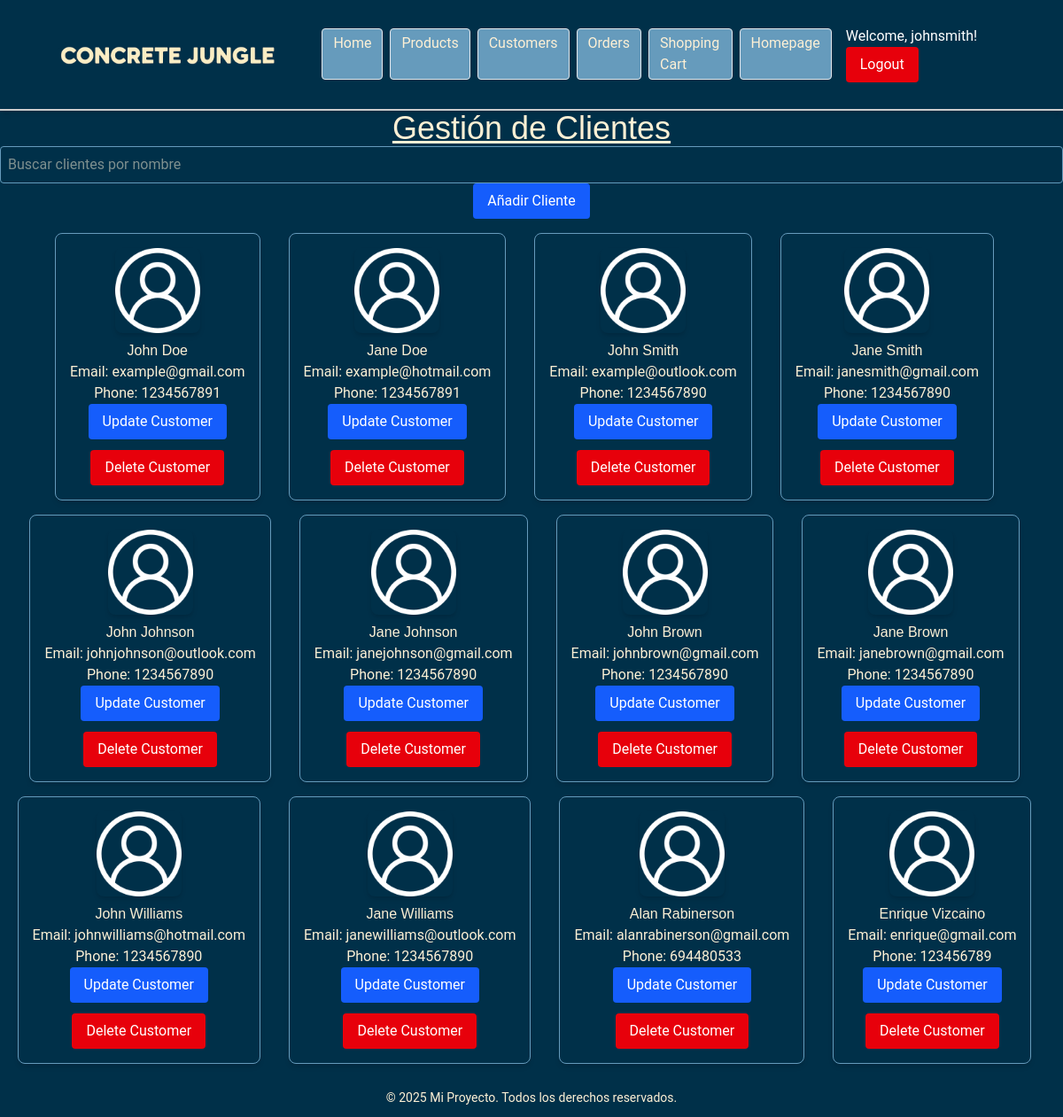
Page /backend/views/customers.php (signed in) on the committed database.
### tables this page shows
CREATE TABLE IF NOT EXISTS `024_customers` (
  `customer_id` int(11) NOT NULL AUTO_INCREMENT,
  `first_name` varchar(100) NOT NULL,
  `last_name` varchar(100) NOT NULL,
  `email` varchar(100) NOT NULL,
  `username` varchar(100) NOT NULL,
  `password` varchar(100) NOT NULL,
  `phone` varchar(100) NOT NULL,
  `birth_date` date DEFAULT NULL,
  `type` set('admin','customer') NOT NULL,
  PRIMARY KEY (`customer_id`)
);

### backend/db/customers/db_customer_list.php (the view)
<?php
    include $_SERVER['DOCUMENT_ROOT'].'/student024/shop/backend/config/db_connect.php';
    $sql = "SELECT * FROM 024_customers";
    $result = mysqli_query($conn, $sql);
    $customers = mysqli_fetch_all($result, MYSQLI_ASSOC);
    foreach($customers as $customer){
        $customer_id = $customer['customer_id'];
        echo "<div class='customer-card w-fit h-fit border border-azul-claro p-4 rounded-lg shadow-md flex flex-col items-center' id='customer-" . $customer_id . "'>";
        echo "<img src='/student024/shop/assets/imagenes/user.png' class='w-24 h-24 object-cover mb-2 rounded-lg shadow-md'>";
        echo "<h3>" . $customer['first_name'] . " " . $customer['last_name'] . "</h3>";
        echo "<p>Email: " . $customer['email'] . "</p>";
        echo "<p>Phone: " . $customer['phone'] . "</p>";
        include $_SERVER['DOCUMENT_ROOT'].'/student024/shop/backend/forms/customers/form_customer_update_call.php';
        include $_SERVER['DOCUMENT_ROOT'].'/student024/shop/backend/forms/customers/form_customer_delete.php';
        echo "</div><hr>";
    }
?>

### backend/includes/header.php (shortened to what this page needs)
<!DOCTYPE html>
<html>
    <head>
        <link rel="stylesheet" href="/student024/Shop/styles/output.css">
    </head>
    <body class="bg-azul-oscuro text-beige">
        <header class="header">
            <div class="flex items-center justify-between">
                <div class="flex items-center">
                    <img src="/student024/Shop/assets/logos/logo_sin_fondo._rectangular.png" alt="Logo" class="h-auto max-h-24 object-contain"/>
                </div>
                <nav class="flex items-center justify center">
                    <ul class="flex space-x-2 list-none p-0 m-0">
                        <li class="px-3 py-1 bg-azul-claro border border-gray-200 rounded"><a class="text-beige hover:underline" href="/student024/Shop/backend/index.php">Home</a></li>
                        <li class="px-3 py-1 bg-azul-claro border border-gray-200 rounded"><a class="text-beige hover:underline" href="/student024/Shop/backend/views/products.php">Products</a></li>
                        <li class="px-3 py-1 bg-azul-claro border border-gray-200 rounded"><a class="text-beige hover:underline" href="/student024/Shop/backend/views/customers.php">Customers</a></li>
                        <li class="px-3 py-1 bg-azul-claro border border-gray-200 rounded"><a class="text-beige hover:underline" href="/student024/Shop/backend/views/orders.php">Orders</a></li>
                        <li class="px-3 py-1 bg-azul-claro border border-gray-200 rounded"><a class="text-beige hover:underline" href="/student024/Shop/backend/views/shopping_cart.php">Shopping Cart</a></li>
                        <li class="px-3 py-1 bg-azul-claro border border-gray-200 rounded"><a class="text-beige hover:underline" href="/student024/Shop/index.html">Homepage</a></li>
                    </ul>
                    <div class="ml-4">
                        <?php if (isset($_SESSION['username'])){ ?>
                            <span class="mr-2 text-white">Welcome, <?php echo htmlspecialchars($_SESSION['username']); ?>!</span>
                            <button class="px-4 py-2 bg-red-600 text-white rounded hover:bg-red-700" onclick="window.location.href='/student024/Shop/backend/login/logout.php';">Logout</button>
                        <?php } else { ?>
                            <button class="px-4 py-2 bg-red-600 text-white rounded hover:bg-red-700" onclick="window.location.href='/student024/Shop/backend/views/login.php'">Login</button>
                        <?php } ?>
                    </div>
                </nav>
            </div>
        </header>

### backend/views/customers.php (shortened to what this page needs)
<?php include $_SERVER['DOCUMENT_ROOT'].'/student024/shop/backend/includes/header.php'; ?>
<main class="flex items-center flex-col">
    <h1 class="underline text-4xl">Gestión de Clientes</h1>
    <input class="form-control"  type="text" id="searchInput" placeholder="Buscar clientes por nombre" onkeyup="showCustomers(this.value)">
    <button class="px-4 py-2 bg-blue-600 text-white rounded hover:bg-blue-700" onclick="location.href='/student024/shop/backend/forms/customers/form_customer_insert.php'">Añadir Cliente</button>
    <div class="flex flex-wrap items-center justify-center gap-4 mt-4" id="customer-list">
        <?php include $_SERVER['DOCUMENT_ROOT'].'/student024/shop/backend/db/customers/db_customer_list.php'; ?>
    </div>
<?php include $_SERVER['DOCUMENT_ROOT'].'/student024/shop/backend/includes/footer.php'; ?>

### backend/forms/customers/form_customer_update_call.php (shortened to what this page needs)
<form action="/student024/shop/backend/forms/customers/form_customer_update.php" method="POST">
    <button type="submit" class="px-4 py-2 bg-blue-600 text-white rounded hover:bg-blue-700">Update Customer</button>
</form>

### backend/forms/customers/form_customer_delete.php (shortened to what this page needs)
<form action="/student024/shop/backend/db/customers/db_customer_delete.php" method="GET">
    <button type="submit" class="px-4 py-2 bg-red-600 text-white rounded hover:bg-red-700">Delete Customer</button>
</form>

### backend/includes/footer.php
</main>
<footer class="w-full bg-azul-oscuro p-3 mt-4 text-center">
    <p class="text-sm text-beige">&copy; 2025 Mi Proyecto. Todos los derechos reservados.</p>
</footer>
</body>
</html>

### backend/includes/header.php (style rules this page uses)
header { border-bottom: 2px solid #ccc; }

### rows in the picture
024_customers: first_name "John", last_name "Doe", email "example@gmail.com", phone "1234567891"
024_customers: first_name "Jane", last_name "Doe", email "example@hotmail.com", phone "1234567891"
024_customers: first_name "John", last_name "Smith", email "example@outlook.com", phone "1234567890"
024_customers: first_name "Jane", last_name "Smith", email "janesmith@gmail.com", phone "1234567890"
024_customers: first_name "John", last_name "Johnson", email "johnjohnson@outlook.com", phone "1234567890"
024_customers: first_name "Jane", last_name "Johnson", email "janejohnson@gmail.com", phone "1234567890"
024_customers: first_name "John", last_name "Brown", email "johnbrown@gmail.com", phone "1234567890"
024_customers: first_name "Jane", last_name "Brown", email "janebrown@gmail.com", phone "1234567890"
024_customers: first_name "John", last_name "Williams", email "johnwilliams@hotmail.com", phone "1234567890"
024_customers: first_name "Jane", last_name "Williams", email "janewilliams@outlook.com", phone "1234567890"
024_customers: first_name "Alan", last_name "Rabinerson", email "alanrabinerson@gmail.com", phone "694480533"
024_customers: first_name "Enrique", last_name "Vizcaino", email "enrique@gmail.com", phone "123456789"

### other values in the picture
$_SESSION['username'] "johnsmith"
